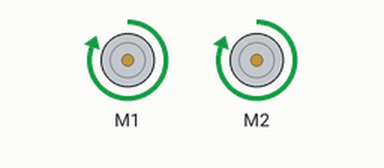
Simulated run of this program. Board: Raspberry Pi (BCM pin numbers). Shown: 2 × DC motor (green arrow = forward, orange = backward, longer = faster). At 13.5 s the program stops and its outputs stay as they are.

Above: at 0.1 s.
At 2.1 s:
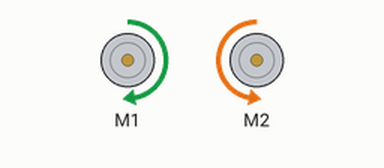
At 7.1 s:
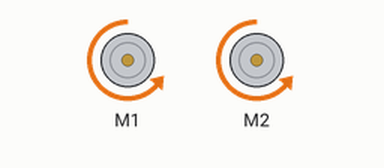
At 13.6 s:
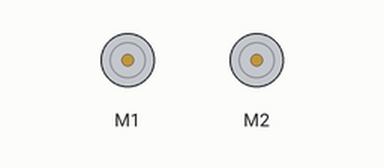
Timing chart, 0 to 15.0 s (numbered marks = the images above):
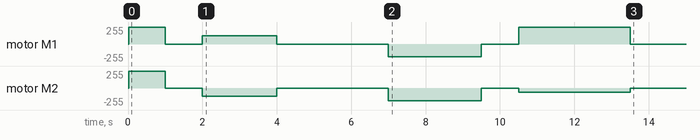

Measured:
- by itself, motor M1: stopped → forward 255/255 at 0.02 s, → stopped 0.98 s later, → forward 127/255 1.0 s later, → stopped 2.0 s later, … (8 changes in this stretch)
- by itself, motor M2: stopped → forward 255/255 at 0.02 s, → stopped 0.98 s later, → backward 127/255 1.0 s later, → stopped 2.0 s later, … (8 changes in this stretch)

The program:

pibottest.py
```python
# Before this code can run, the library named: adafruit-circuitpython-motorkit
# must be installed on your Raspberry Pi. Install it with this command:
# sudo pip3 install adafruit-circuitpython-motorkit

# You'll need the three lines below each time you
# write code to power the bot
from adafruit_motorkit import MotorKit
# kit = MotorKit()
# NOTE: If using the Waveshare Motor Driver Hat, change the above line to:
kit = MotorKit(0x13)
# Also, only if using the Waveshare Motor Driver Hat, be sure you've installed
# and modified CircuitPython files, in particular the file at:
# /usr/local/lib/python3.5/dist-packages/adafruit_motorkit.py
# as described in the tutorial at:
# https://gallaugher.com/makersnack-install-and-test-the-waveshare-raspberry-pi/
import time

# Forward at full throttle
kit.motor1.throttle = 1.0
kit.motor2.throttle = 1.0
# A 1.0 second sleep pauses the code while
# motors are running. After 1.0 sec., the
# lines after sleep will set throttle to zero,
# effectively turning the motor off.
time.sleep(1.0)
# Stop & sleep for 1 sec.
kit.motor1.throttle = 0.0
kit.motor2.throttle = 0.0
time.sleep(1.0)

# Right at half speed
kit.motor1.throttle = 0.5
kit.motor2.throttle = -0.5
# let motors run for 2.0 seconds.
time.sleep(2.0)
# Stop. Sleep for 3 sec.
kit.motor1.throttle = 0.0
kit.motor2.throttle = 0.0
time.sleep(3.0)

# Backward at 3/4 speed
kit.motor1.throttle = -0.75
kit.motor2.throttle = -0.75
# let motors run for 2.5 seconds
time.sleep(2.5)
# Stop. Sleep for 1 sec.
kit.motor1.throttle = 0.0
kit.motor2.throttle = 0.0
time.sleep(1.0)

# Forward rt at full speed, backward left at 1/4 speed
kit.motor1.throttle = 1.0
kit.motor2.throttle = -0.25
# let motors run for 3 seconds
time.sleep(3.0)
# Stop. No need for a sleep here because we're done.
kit.motor1.throttle = 0.0
kit.motor2.throttle = 0.0
```
